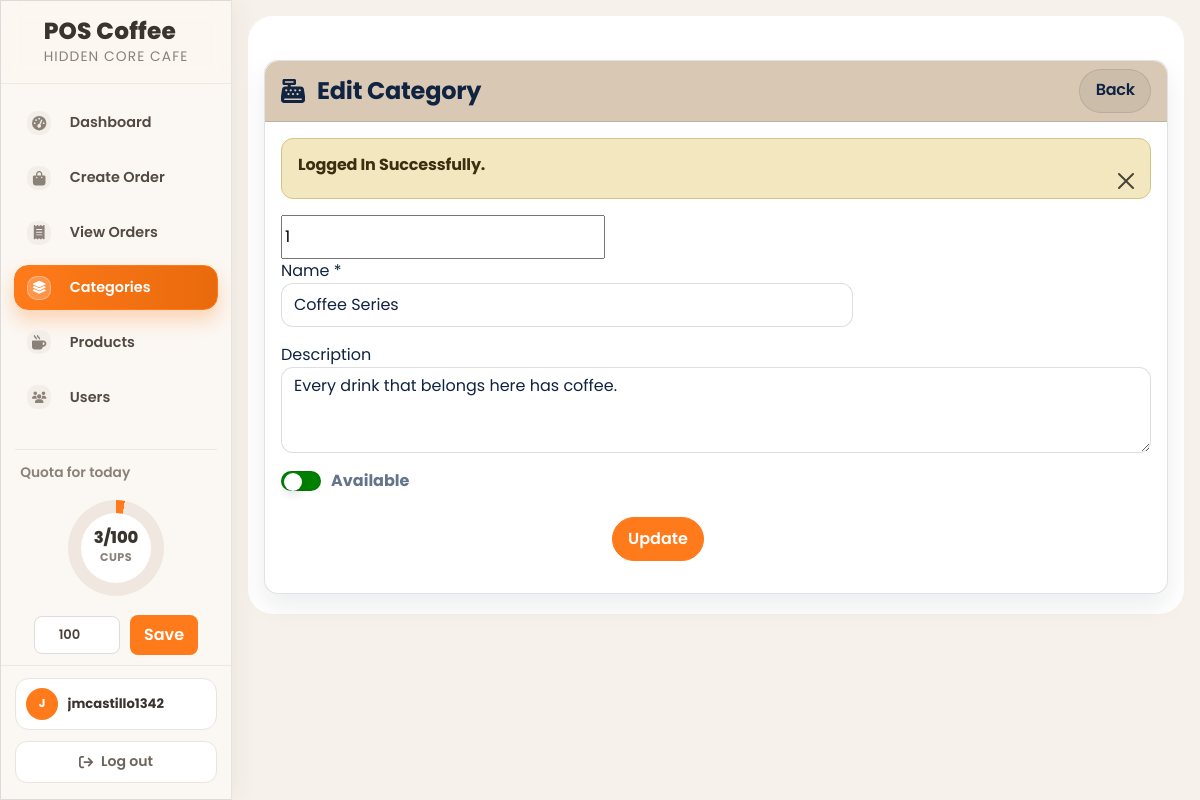
The app's page /admin/assets/categories-edit.php?id=1 (signed in) with its own data.
### tables this page shows
CREATE TABLE `daily_quota` (
  `id` int(11) NOT NULL,
  `quota_date` date NOT NULL,
  `target_cups` int(11) NOT NULL DEFAULT 0,
  `created_by` int(11) DEFAULT NULL,
  `created_at` datetime NOT NULL DEFAULT current_timestamp(),
  `updated_at` datetime NOT NULL DEFAULT current_timestamp() ON UPDATE current_timestamp()
);

CREATE TABLE `categories` (
  `id` int(11) NOT NULL,
  `name` varchar(191) NOT NULL,
  `description` mediumtext DEFAULT NULL,
  `status` tinyint(1) NOT NULL DEFAULT 0 COMMENT '0=available,1=not available'
);

### admin/assets/categories-edit.php (the view, shortened to what this page needs)
<?php include ('includes/header.php'); ?>
<link rel="stylesheet" href="https://cdnjs.cloudflare.com/ajax/libs/font-awesome/6.0.0/css/all.min.css">
<div class="container-fluid px-4">
    <div class="card mt-4 shadow-sm beige-card">
        <div class="card-header beige-card-header">
            <h4 class="mb-0">
                <i class="fas fa-cash-register"></i> Edit Category
                <a href="categories.php" class="btn btn-secondary float-end"> Back </a>
            </h4>
        </div>
        <div class="card-body">
            <form action="code.php" method="POST">
                <?php
                $parmValue = checkParamId('id');
                $category = getById('categories', $parmValue);
                if($category['status'] == 200)
                {
                ?>
                <input type = "Not Available" name = "categoryId" value = "<?= $category['data']['id']; ?>">
                <div class="row">
                <div class="col-md-8 mb-3">
                        <label for="">Name *</label>
                        <input type="text" name="name" value = "<?= $category['data']['name']; ?>" required class="form-control" />
                    </div>
                <div class="col-md-12 mb-3">
                        <label for="">Description </label>
                        <textarea name="description" class="form-control" rows="3"><?= $category['data']['description']; ?></textarea>
                    </div>
                    <label class="status-container">
                    <div class="custom-checkbox"></div>
                    <span class="status-label">Available</span>
                    </label>
                    <div class="col-md-6 mb-3 text-end">
                        <br/>
                        <button type="submit" name="updateCategory" class="btn btn-primary">Update</button>
                    </div>
                </div>
                <?php
                }else {
                    echo '<h5>'.$category['message'].'</h5>';
                }
                ?>
                            </form>
                        </div>
                    </div>
                </div>
<?php include('includes/footer.php'); ?>

### admin/assets/includes/sidebar.php (shortened to what this page needs)
<div id="layoutSidenav_nav">
    <nav class="sb-sidenav accordion sb-sidenav-dark" id="sidenavAccordion">
        <?php
            $isStaff = (($_SESSION['loggedInUser']['role'] ?? '') === 'staff');
            $homeLink = $isStaff ? 'orders-create.php' : 'dashboard.php';
            $currentPage = basename($_SERVER['PHP_SELF'] ?? '');
            $username = $_SESSION['loggedInUser']['username'] ?? 'User';
            $initialsSource = preg_replace('/[^a-zA-Z0-9 ]/', '', $username);
            $initialWords = preg_split('/\s+/', trim($initialsSource));
            $initials = '';
            foreach ($initialWords as $w) {
                if ($w !== '') {
                    $initials .= strtoupper(substr($w, 0, 1));
                }
            }
            $categoryPages = ['categories-create.php', 'categories.php', 'categories-edit.php'];
            $productPages = ['products-create.php', 'products.php', 'products-edit.php'];
            $cashierPages = ['admins.php', 'admins-edit.php'];
            $salesPages = ['sales-report.php'];
            $isCreateOrderActive = ($currentPage === 'orders-create.php');
            $isViewOrdersActive = ($currentPage === 'orders.php');
            $isCategoryActive = in_array($currentPage, $categoryPages, true);
            $isProductActive = in_array($currentPage, $productPages, true);
            $isCashierActive = in_array($currentPage, $cashierPages, true);
            $isSalesActive = in_array($currentPage, $salesPages, true);
            $isDashboardActive = ($currentPage === 'dashboard.php');
            $quotaCurrent = getTodaySoldCups();
            $quotaTarget = getTodayQuotaTarget();
            $quotaPercent = max(0, min(100, (int) round(($quotaCurrent / max(1, $quotaTarget)) * 100)));
        ?>
        <div class="hc-sidebar-brand">
            <div class="hc-brand-row">
                <a href="<?= $homeLink ?>" class="hc-brand-link">
                    <span class="hc-brand-text">
                        <span class="hc-brand-title">POS Coffee</span>
                        <span class="hc-brand-subtitle">Hidden Core Cafe</span>
                    </span>
                </a>
            </div>
        </div>
        <div class="sb-sidenav-menu">
            <div class="nav hc-nav hc-nav-main">
                <?php if ($isStaff): ?>
                    <a class="nav-link <?= $isCreateOrderActive ? 'active' : '' ?>" href="orders-create.php">
                        <div class="sb-nav-link-icon"><i class="fas fa-cart-plus"></i></div>
                        Create Order
                    </a>
                    <a class="nav-link <?= $isViewOrdersActive ? 'active' : '' ?>" href="orders.php">
                        <div class="sb-nav-link-icon"><i class="fas fa-receipt"></i></div>
                        View Orders
                    </a>
                    <a class="nav-link <?= $isSalesActive ? 'active' : '' ?>" href="sales-report.php">
                        <div class="sb-nav-link-icon"><i class="fas fa-chart-line"></i></div>
                        Sales Report
                    </a>
                <?php else: ?>
                    <a class="nav-link <?= $isDashboardActive ? 'active' : '' ?>" href="dashboard.php">
                        <div class="sb-nav-link-icon"><i class="fas fa-gauge-high"></i></div>
                        Dashboard
                    </a>
                    <a class="nav-link <?= $currentPage === 'orders-create.php' ? 'active' : '' ?>" href="orders-create.php">
                        <div class="sb-nav-link-icon"><i class="fas fa-bag-shopping"></i></div>
                        Create Order
                    </a>
                    <a class="nav-link <?= $currentPage === 'orders.php' ? 'active' : '' ?>" href="orders.php">
                        <div class="sb-nav-link-icon"><i class="fas fa-receipt"></i></div>
                        View Orders
                    </a>
                    <a class="nav-link <?= $isCategoryActive ? 'active' : '' ?>" href="categories.php">
                        <div class="sb-nav-link-icon"><i class="fas fa-layer-group"></i></div>
                        Categories
                    </a>
                    <a class="nav-link <?= $isProductActive ? 'active' : '' ?>" href="products.php">
                        <div class="sb-nav-link-icon"><i class="fas fa-mug-hot"></i></div>
                        Products
                    </a>
                    <a class="nav-link <?= $isCashierActive ? 'active' : '' ?>" href="admins.php">
                        <div class="sb-nav-link-icon"><i class="fas fa-users"></i></div>
                        Users
                    </a>
                    <a class="nav-link <?= $isSalesActive ? 'active' : '' ?>" href="sales-report.php">
                    </a>
                <?php endif; ?>
            </div>
        </div>
        <div class="hc-sidebar-status" style="--quotaPercent: <?= $quotaPercent ?>;">
            <div class="hc-status-label">Quota for today</div>
            <div class="hc-quota-ring">
                <div class="hc-quota-inner">
                    <div class="hc-quota-value"><?= (int) $quotaCurrent ?>/<?= (int) $quotaTarget ?></div>
                    <div class="hc-quota-unit">CUPS</div>
                </div>
            </div>
            <?php if(!$isStaff): ?>
                <form method="POST" class="quota-input-group">
                    <input
                        type="number"
                        min="0"
                        name="today_target_cups"
                        class="quota-input"
                        value="<?= (int) $quotaTarget ?>"
                        placeholder="Set target cups"
                        aria-label="Set today's quota target in cups"
                    >
                    <button type="submit" name="save_today_quota" class="quota-save-btn">Save</button>
                </form>
            <?php endif; ?>
        </div>
        <div class="sb-sidenav-footer">
            <div class="hc-account-card">
                <div class="hc-account-avatar"><?= htmlspecialchars($initials) ?></div>
                <div class="hc-account-meta">
                    <div class="hc-account-name"><?= htmlspecialchars($username) ?></div>
                </div>
            </div>
            <a href="../../logout.php" class="hc-logout-link">
                <i class="fas fa-arrow-right-from-bracket"></i>
                <span>Log out</span>
            </a>
        </div>
    </nav>
</div>

### admin/assets/css/custom.css (style rules this page uses)
:root { --hc-primary: #000000; --hc-secondary: #1A1A1A; --hc-bg: #FFFFFF; --hc-card: #F5F5F5; --hc-border: #E0E0E0; --hc-subtext: #555555; }
body { background-color: var(--hc-bg) !important; color: var(--hc-primary) !important; }
h1, h2, h3, h4, h5, h6, .h1, .h2, .h3, .h4, .h5, .h6 { color: var(--hc-primary) !important; }
.sb-sidenav { background-color: var(--hc-bg) !important; border-right: 1px solid var(--hc-border) !important; }
.sb-sidenav .sb-sidenav-menu-heading, .sb-sidenav .nav-link, .sb-sidenav .sb-nav-link-icon i, .sb-topnav .navbar-nav .nav-link, .sb-topnav .navbar-nav .nav-link i { color: var(--hc-primary) !important; }
.sb-sidenav .nav-link.active, .sb-sidenav .nav-link.active .sb-nav-link-icon i { background-color: var(--hc-primary) !important; color: #FFFFFF !important; }
.card { background-color: var(--hc-card) !important; border: 1px solid var(--hc-border) !important; }
.card-header { background-color: var(--hc-bg) !important; border-bottom: 1px solid var(--hc-border) !important; color: var(--hc-primary) !important; }
.btn-primary, .btn.btn-primary { background-color: var(--hc-primary) !important; border-color: var(--hc-primary) !important; color: #FFFFFF !important; }
.btn-secondary, .btn.btn-secondary { background-color: var(--hc-secondary) !important; border-color: var(--hc-secondary) !important; color: #FFFFFF !important; }
.form-control, .form-select, .select2-container--default .select2-selection--single { border-color: var(--hc-border) !important; }
.beige-card { background-color: var(--hc-card) !important; color: var(--hc-primary) !important; border: 1px solid var(--hc-border) !important; }
.beige-card-header { background-color: var(--hc-bg) !important; color: var(--hc-primary) !important; border-bottom: 1px solid var(--hc-border) !important; }
.form-control, .form-select { background-color: var(--hc-bg) !important; color: var(--hc-primary) !important; }

### admin/assets/categories-edit.php (style rules this page uses)
.beige-card { ; background-color:rgb(255, 255, 255); color:rgb(0, 0, 0); }
.beige-card-header { background-color: #d9c8b4 !important; color: #3b2f2f; }
.form-control { background-color: #f8f1e3; border: 1px solid #3b2f2f; color: #a0896b; }
.btn-primary { background-color: #8c7355; border-color: #a97d5d; }
.btn-secondary { background-color: #8c7355; border-color: #a97d5d; }
.container-fluid { border-radius: 25px; background-color:rgb(255, 255, 255); padding: 20px; }
.status-container { display: flex; align-items: center; gap: 10px; cursor: pointer; font-family: Arial, sans-serif; font-size: 16px; }
.custom-checkbox { width: 40px; height: 20px; background-color: green; border-radius: 20px; position: relative; transition: 0.3s; }
.custom-checkbox::before { content: ""; width: 18px; height: 18px; background-color: white; border-radius: 50%; position: absolute; top: 1px; left: 2px; transition: 0.3s; }
.status-label { font-weight: bold; }

### records on screen
daily_quota: target_cups "100", today_target_cups "100"
categories: categoryId "1", name "Coffee Series", description "Every drink that belongs here has coffee."

### other values on screen
$quotaCurrent "3"
$initials "J"
$username "jmcastillo1342"
$_SESSION['status'] "Logged In Successfully."
